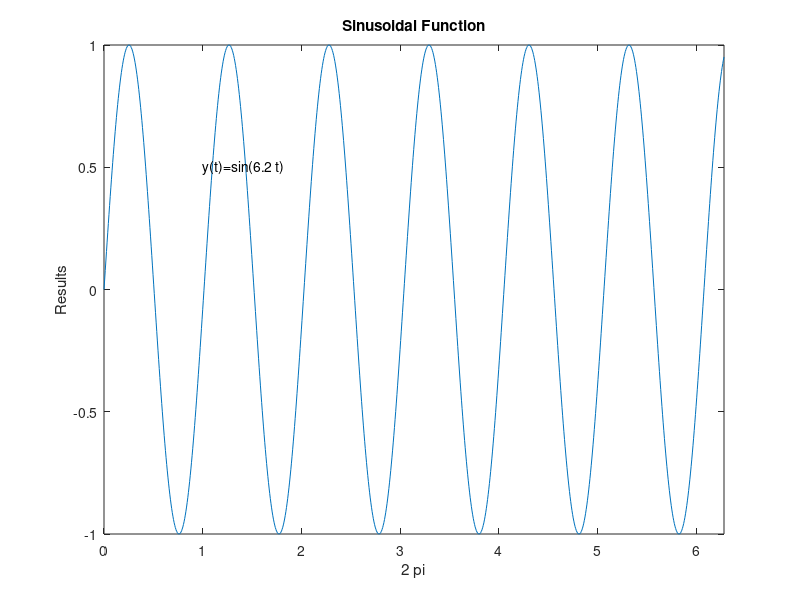

MATLAB code for this plot:
%Example7p6
%This code creates a movie
t=linspace(0,2*pi,1000);Count=1;
figure('Name',...%'NumberTitle','off')
    'Original Draw','Menu','none')
for freq=0:0.1:2*pi
          y=sin(freq*t);
          plot(t,y);
          xlabel('2 pi');ylabel('Results');
          axis([0,2*pi,-1,1])
          Script1=sprintf('y(t)=sin(%.1f t)',freq);
          title('Sinusoidal Function');
          text(1,0.5,Script1)
          M(Count)=getframe;Count=Count+1;
end
figure('Name',...
    'Playing Created Animation twice','Menu','none')
movie(M,2);
